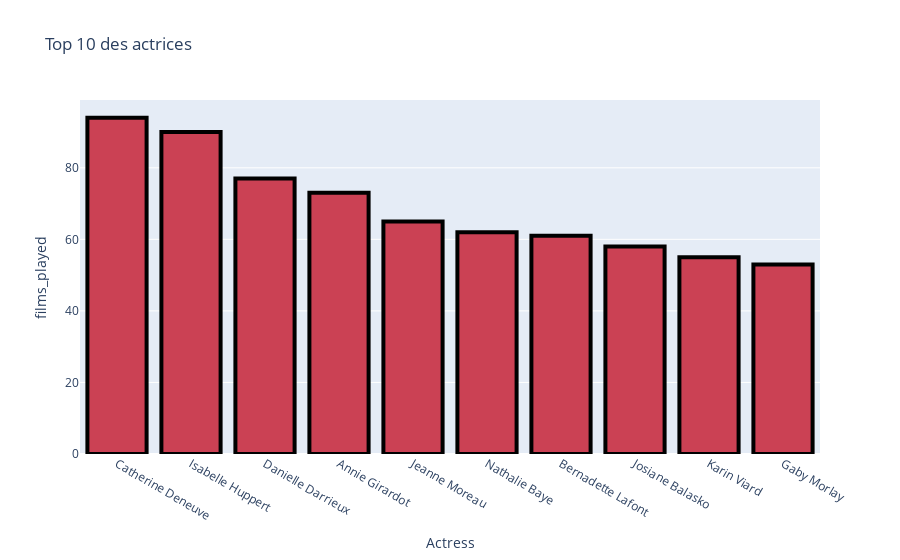

The notebook cell saved with this chart:
### Code cell
# Graphique -  Top 10 des actrices
w=actress_distribution.head(10)
fig = px.bar(w,x="Actress",
             y="films_played",
            title='Top 10 des actrices',
             opacity=1,
             width =35,
                         
            )

fig.update_traces(textfont_size=20,
                  marker=dict(color='#CB4154', line=dict(color='#000000', width=4)))


#color='#CB4154
fig.show()

### Figure 1 — Plotly figure (JSON) as saved in the notebook; plotly's stock layout.template omitted (floating-point values rounded to 4 significant figures)
{"data": [{"alignmentgroup": "True", "hovertemplate": "Actress=%{x}<br>films_played=%{y}<extra></extra>", "legendgroup": "", "marker": {"color": "#CB4154", "line": {"color": "#000000", "width": 4}, "opacity": 1, "pattern": {"shape": ""}}, "name": "", "offsetgroup": "", "orientation": "v", "showlegend": false, "textfont": {"size": 20}, "textposition": "auto", "type": "bar", "x": ["Catherine Deneuve", "Isabelle Huppert", "Danielle Darrieux", "Annie Girardot", "Jeanne Moreau", "Nathalie Baye", "Bernadette Lafont", "Josiane Balasko", "Karin Viard", "Gaby Morlay"], "xaxis": "x", "y": [94, 90, 77, 73, 65, 62, 61, 58, 55, 53], "yaxis": "y"}], "layout": {"autosize": true, "barmode": "relative", "legend": {"tracegroupgap": 0}, "title": {"text": "Top 10 des actrices"}, "xaxis": {"anchor": "y", "autorange": true, "domain": [0, 1], "range": [-0.5, 9.5], "title": {"text": "Actress"}, "type": "category"}, "yaxis": {"anchor": "x", "autorange": true, "domain": [0, 1], "range": [0, 98.95], "title": {"text": "films_played"}, "type": "linear"}}}
